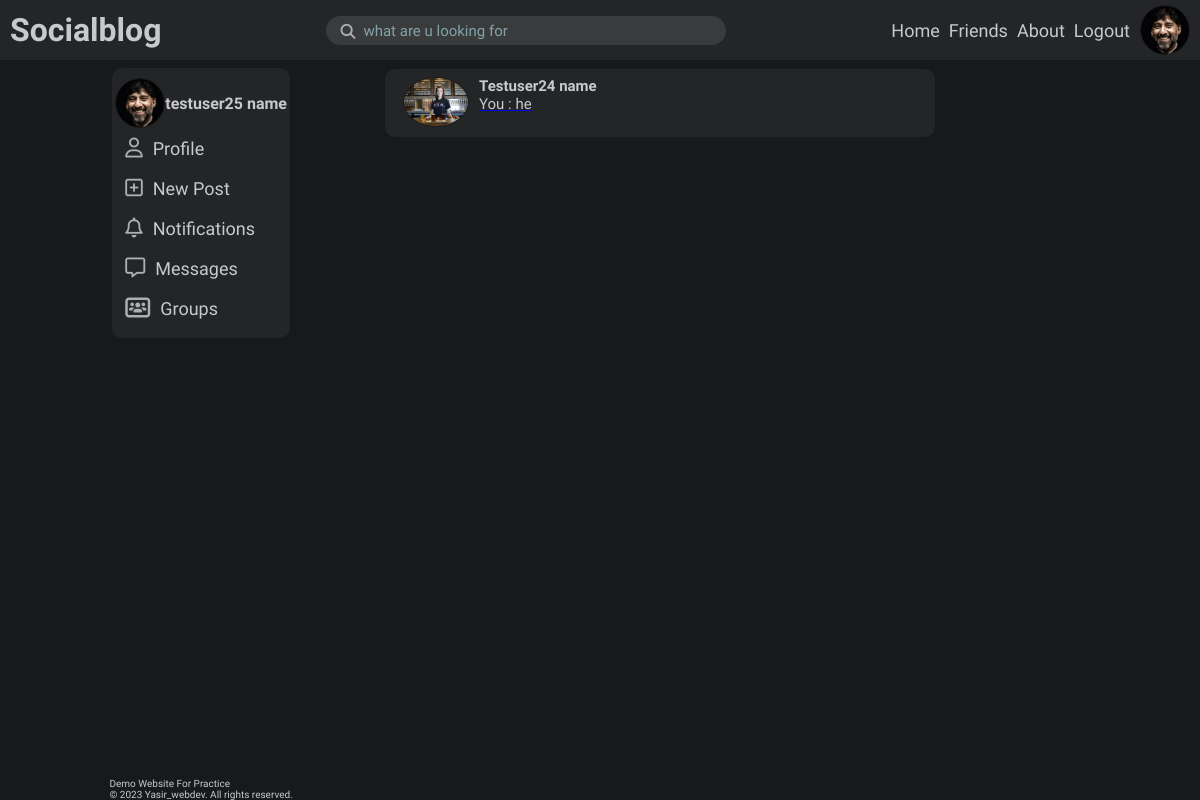
The app's page /messages/ (signed in) with its own data.
### account/models.py (models this page shows, shortened)
class Profile(models.Model):
  id = models.UUIDField(default=uuid.uuid4, unique=True, primary_key=True, editable=False)
  user = models.OneToOneField(User, on_delete=models.CASCADE, null=True, blank=True)
  username = models.CharField(max_length=100, blank=True, null=True)
  name = models.CharField(max_length=200, blank=True, null=True)
  email = models.EmailField(max_length=500, blank=True, null=True)
  profile_picture = models.ImageField(upload_to ='profile_images', default= 'profile_images/user-default.jpg', blank=True, null=True)
  bio = models.TextField(max_length=350, null=True, blank=True)
  work = models.CharField(max_length=200,null=True, blank=True)
  location = models.CharField(max_length=200,null=True, blank=True)
  contact = models.CharField(max_length=200,null=True, blank=True)
  social_website = models.CharField(max_length=200,null=True, blank=True)
  facebook = models.CharField(max_length=200,null=True, blank=True)
  linkedin = models.CharField(max_length=200, null=True, blank=True)
  twitter = models.CharField(max_length=200, null=True, blank=True)
  you_tube = models.CharField(max_length=200, null=True, blank=True)
  friends = models.ManyToManyField('self', blank=True)
  friend_request = models.ManyToManyField('self', blank=True)
  created = models.DateTimeField(auto_now_add=True)
  updated = models.DateTimeField(auto_now=True)
  class Meta:
    ordering =  ['created']

class Message(models.Model):
  writer = models.ForeignKey(Profile, on_delete=models.CASCADE)
  room = models.ForeignKey(Room, on_delete=models.CASCADE)
  content = models.CharField(max_length=512)
  seen = models.BooleanField(default=False, blank=True)
  created = models.DateTimeField(auto_now_add=True)
  def __str__(self):
    return self.content

### account/views.py (the view)
# urls.py: path('messages/', views.messages, name='messages'),
@login_required(login_url='account:login')
def messages(request):
  user_rooms = Room.objects.filter(participants = request.user.profile)
  context = {
    'user_rooms': user_rooms,
  }
  return render(request, 'account/messages.html', context)

### account/templates/account/messages.html (shortened to what this page needs)
{% extends 'base.html' %}
{% block content %}
  <main class="main_div_right">
    {% for room in user_rooms %}
      <a href="{% url 'account:inbox' room_name=room.name %}">
        <div class="multiple_type_list">
          <div class="typelist_div_one">
            <div class="profile_picture typelist_profile_picture">
              {% for participant in room.participants.all %}
                {% if participant != request.user.profile %}
                  <a href="{% url 'account:inbox' room_name=room.name %}">
                    <img src="{{participant.profile_picture.url}}" class="profile_picture_img" alt="profile_picture" >
                  </a>
                {% endif %}
              {% endfor %}
            </div>
          </div>
          <div class="typelist_div_two">
            <div class="typelist_owner_div">
              {% for participant in room.participants.all %}
                {% if participant != request.user.profile %}
                  <a href="{% url 'account:inbox' room_name=room.name %}" ><p>{{participant.name}}</p></a>
                {% endif %}
              {% endfor %}
            </div>
            <div class="typelist_subject_div">
              {% for message in room.message_set.all %}
                {% if message.seen == False and message.writer != request.user.profile %}
                  <a href="{% url 'account:inbox' room_name=room.name %}">
                    <p>{{message.writer.name}} : {{message}}</p>
                  </a>
                  {{break}}
                {% else %}
                  {% if message.writer != request.user.profile and message == room.message_set.last %}
                    <a href="{% url 'account:inbox' room_name=room.name %}"><p>{{message.writer.name}} : {{message}}</p></a>
                    {{break}}
                  {% else %}
                    {% if message == room.message_set.last %}
                      <a href="{% url 'account:inbox' room_name=room.name %}">
                        {% if message.writer != request.user.profile %}
                          <p>{{message.writer.name}} : {{message}}</p></a>
                        {% else %}
                          <p>You : {{message}}</p>
                        {% endif %}
                      </a>
                    {% endif %}
                  {% endif %}
                {% endif %}
              {% endfor %}
            </div>
          </div>
        </div>
      </a>
    {% endfor %}
  </main>
{% endblock content %}

### templates/base.html (shortened to what this page needs)
<!DOCTYPE html>
{% load static %}
<html lang="en">
<head>
  <link rel="stylesheet" href="{% static 'css/style.css' %}" media="all" type="text/css">
  <link rel="stylesheet" href="https://cdnjs.cloudflare.com/ajax/libs/font-awesome/6.2.1/css/all.min.css">
</head>
<body>
  {% include 'navbar.html' %}
  {% include 'section_left.html' %}
  {% block content %}
  {% endblock content %}
</body>
</html>

### templates/navbar.html (shortened to what this page needs)
<header>
  <div class="logo"><span><a href="{% url 'account:index' %}"><h1>Socialblog</h1></a></span></div>
  <form method="GET" action="{% url 'account:search-result' %}" class="search-bar">
    <input type="text" name="search_query" value="{{search_query}}" placeholder="what are u looking for" >
    <button type="submit">
      <i class="fa-solid fa-magnifying-glass"></i>
    </button>
  </form>
  <nav class="navigation">
    <ul class="nav_ul">
      <li><a href="{% url 'account:index' %}">Home</a></li>
      <li><a href="{% url 'account:friends' %}">Friends</a></li>
      <li><a href="{% url 'account:about' %}">About</a></li>
      {% if request.user.is_authenticated %}
        <li><a href="{% url 'account:logout' %}">Logout</a></li>
      {% else %}
        <li><a href="{% url 'account:login' %}">Login/SignUp</a></li>
        <li><a href="{% url 'account:take-a-tour' %}">Take A Tour</a></li>
      {% endif %}
    </ul>
    <div class="profile_picture nav_profile_picture">
      {% if request.user.is_authenticated %}
        <a href="{% url 'account:profile' pk=request.user.profile.id %}">
          <img src="{{request.user.profile.profile_picture.url}}" class="profile_picture_img" alt="profile_picture">
        </a>
      {% else %}
        <a href="{% url 'account:login' %}">
          <img src="media/profile_images/user-default.jpg" class="profile_picture_img" alt="profile_picture">
        </a>
      {% endif %}
    </div>
  </nav>
</header>

### templates/section_left.html
<section class="section_left" >
  <div class="section_left_inner_div">
    <div class="section_left_navigation">
      <div class="section_left_nav_profile_div">
        <div class="profile_picture left_nav_profile_img_div">
          {% if request.user.is_authenticated %}
            <a href="{% url 'account:profile' pk=request.user.profile.id %}">
              <img src="{{request.user.profile.profile_picture.url}}" class="profile_picture_img" alt="profile_picture">
            </a>
          {% else %}
            <a href="{% url 'account:login' %}">
              <img src="media/profile_images/user-default.jpg" class="profile_picture_img" alt="profile_picture">
            </a>
          {% endif %}
        </div>
        <div class="left_nav_profile_name">
          {% if request.user.is_authenticated %}
            <a href="{% url 'account:profile' pk=request.user.profile.id %}">
              {% if request.user.profile.name %}
                <p>{{request.user.profile.name}}</p>
              {% else %}
                <p>{{request.user.profile.username}}</p>
              {% endif %}
            </a>
          {% else %}
            <a href="{% url 'account:login' %}">
              <p>UserName</p>
            </a>
          {% endif %}
        </div>
      </div>
      <div class="section_left_nav_navlist">
        {% if request.user.is_authenticated %}
          <a href="{% url 'account:profile' pk=request.user.profile.id %}"><i class="fa-regular fa-user" style="color: #abaeb3;"></i><span>Profile</span></a>
        {% else %}
          <a href="{% url 'account:login' %}"><i class="fa-regular fa-user" style="color: #abaeb3;"></i><span>Profile</span></a>
        {% endif %}
        <a href="{% url 'post:create_post' %}"><i class="fa-regular fa-square-plus" style="color: #abaeb3;"></i><span>New Post</span></a>
        <a href="{% url 'account:notifications' %}"><i class="fa-regular fa-bell" style="color: #abaeb3;"></i><span>Notifications</span></a>
        <a href="{% url 'account:messages' %}"><i class="fa-regular fa-message" style="color: #abaeb3;"></i><span>Messages</span></a>
        <a href="{% url 'account:about' %}"><i class="fa-solid fa-users-rectangle" style="color: #abaeb3;"></i><span>Groups</span></a>
      </div>
    </div>
    <div class="section_left_footer">
      <p>Demo Website For Practice</p>
      <p>
        &copy; 2023 <a href="#">Yasir_webdev</a>. All rights reserved.
      </p>
    </div>
  </div>
</section>

### staticfiles/css/style.css (style rules this page uses)
:root { --text-color-light: #c7c9ce; --text-color-muted: #81a4a8; --text-color-active: #2d88fe; --background-color: #18191a; --main-color: #242526; --secondary-color: #3a3b3c; --active-bg: #263951; --dot-color: #2e89ff; --side-of-icons: #abaeb3; --icon-filled-color: #e4e6eb; --margin-top:6.1em; }
* { margin: 0; padding: 0; box-sizing: border-box; outline: none; font-family: "Mukta",sans-serif; }
html { font-size: 62.5%; }
body { background-color: var(--background-color); }
.main_div_right { height: calc(100vh - var(--margin-top)); margin-top: var(--margin-top); width: 50%; position: absolute; left:30%; right:20%; padding: 0.8em; overflow-x: hidden; overflow-y: scroll; }
.profile_picture { border: 1px solid var(--background-color); display: inline-block; border-radius: 50%; overflow: hidden; }
.profile_picture_img { height: 100%; object-fit: cover; }
header { background-color: var(--main-color); width: 100%; padding: 0.5em 1em 0.5em 1em; display: flex; justify-content: space-between; align-items: center; z-index: 2; position: fixed; top:0; left:0; }
.logo { color: var(--text-color-light); margin: 0; padding: 0; font-size: 1.6rem; font-weight: bolder; }
.logo a { color: var(--text-color-light); text-decoration: none; }
.navigation { display: flex; justify-content: space-between; align-items: center; gap: 1em; }
nav ul { display: flex; list-style: none; gap: 0.5em; font-size: 1.8rem; }
nav ul a { text-decoration: none; color: var(--text-color-light); }
.nav_profile_picture { height: 5em; }
.search-bar { position: relative; }
.search-bar input { width: 25em; padding:.5rem 1.4rem .5rem 3.7rem; background-color: var(--secondary-color); border: none; border-radius: 3rem; font-size: 1.6rem; font-weight: 300; color: var(--text-color-muted); }
.search-bar input::placeholder { font-size: 1.5rem; font-weight: 300; color: var(--text-color-muted) }
.search-bar button { position: absolute; top:50%; left: 1.4rem; transform: translateY(-50%); background-color: transparent; padding-top: 0.4em; margin: 0; border: none; }
.search-bar i { font-size: 1.5rem; color: var(--side-of-icons) }
.multiple_type_list { display: flex; min-width: 35em; max-width: 55em; margin: 1em; margin: 0 auto; margin-bottom: 1em; padding: 0.8em; gap:1em; border-radius: 1em; background-color: var(--main-color); cursor: pointer; }
.typelist_profile_picture { height: 5em; }
.typelist_owner_div { display: flex; align-items: end; gap: 0.5em; }
.typelist_owner_div a { text-decoration: none; }
.typelist_owner_div p { color:var(--text-color-light); font-size:1.5rem; font-weight: 600; }
.typelist_subject_div p { color:var(--text-color-light); font-size: 1.5rem; }
.section_left { margin-top: var(--margin-top); height: calc(100vh - var(--margin-top)); position: fixed; left: 0; z-index: 3; }
.section_left_inner_div { padding: 1em; padding-top: 0.7em; z-index: 2; }
.section_left_nav_profile_div { display: flex; justify-content: center; align-items: center; }
.left_nav_profile_img_div { height: 5em; min-width: 5em; }
.left_nav_profile_name a { text-decoration: none; color: var(--text-color-light); font-size: 1.6rem; font-weight: 550; }
.section_left_nav_navlist { display: flex; }
.section_left_nav_navlist i { font-size: 2rem; padding: 0.5em; }
.section_left_nav_navlist a { color:var(--text-color-light); font-size: 1.8rem; text-decoration: none; width: 100%; }
.section_left_footer { color: var(--text-color-light); font-size: 1rem; }
.section_left_footer a { text-decoration: none; color:var(--text-color-light); }
@media (min-width:1024px) { .section_left { width: 25%; display: flex; justify-content: end; } }
@media (min-width:1024px) { .section_left_inner_div { position: relative; display: flex; justify-content: center; height: 100%; } }
@media (min-width:1024px) { .section_left_navigation { background-color: var(--main-color); padding: 1em 0.3em 1em 0.3em; height: 27em; border-radius: 1em; min-width: 15em; } }
@media (min-width:1024px) { .section_left_nav_navlist { flex-direction: column; align-items: start; } }
@media (min-width:1024px) { .section_left_footer { position: absolute; bottom: 0; } }

### records on screen
Profile: profile_picture (picture), name "Testuser24 name"
Message: content "he"

### other values on screen
{{ request.user.profile.name }} "testuser25 name"
